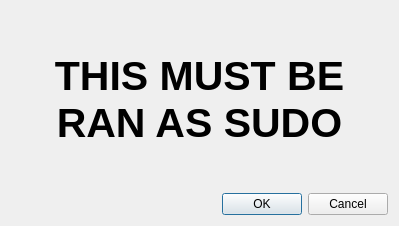
<?xml version="1.0" encoding="UTF-8"?>
<ui version="4.0">
 <class>SudoDialog</class>
 <widget class="QDialog" name="SudoDialog">
  <property name="geometry">
   <rect>
    <x>0</x>
    <y>0</y>
    <width>399</width>
    <height>226</height>
   </rect>
  </property>
  <property name="windowTitle">
   <string>Dialog</string>
  </property>
  <layout class="QVBoxLayout" name="verticalLayout_2">
   <item>
    <layout class="QVBoxLayout" name="verticalLayout">
     <item>
      <widget class="QLabel" name="label">
       <property name="font">
        <font>
         <pointsize>31</pointsize>
         <weight>75</weight>
         <bold>true</bold>
        </font>
       </property>
       <property name="text">
        <string>THIS MUST BE RAN AS SUDO</string>
       </property>
       <property name="alignment">
        <set>Qt::AlignCenter</set>
       </property>
       <property name="wordWrap">
        <bool>true</bool>
       </property>
      </widget>
     </item>
     <item>
      <widget class="QDialogButtonBox" name="buttonBox">
       <property name="orientation">
        <enum>Qt::Horizontal</enum>
       </property>
       <property name="standardButtons">
        <set>QDialogButtonBox::Cancel|QDialogButtonBox::Ok</set>
       </property>
      </widget>
     </item>
    </layout>
   </item>
  </layout>
 </widget>
 <resources/>
 <connections>
  <connection>
   <sender>buttonBox</sender>
   <signal>accepted()</signal>
   <receiver>SudoDialog</receiver>
   <slot>accept()</slot>
   <hints>
    <hint type="sourcelabel">
     <x>248</x>
     <y>254</y>
    </hint>
    <hint type="destinationlabel">
     <x>157</x>
     <y>274</y>
    </hint>
   </hints>
  </connection>
  <connection>
   <sender>buttonBox</sender>
   <signal>rejected()</signal>
   <receiver>SudoDialog</receiver>
   <slot>reject()</slot>
   <hints>
    <hint type="sourcelabel">
     <x>316</x>
     <y>260</y>
    </hint>
    <hint type="destinationlabel">
     <x>286</x>
     <y>274</y>
    </hint>
   </hints>
  </connection>
 </connections>
</ui>
